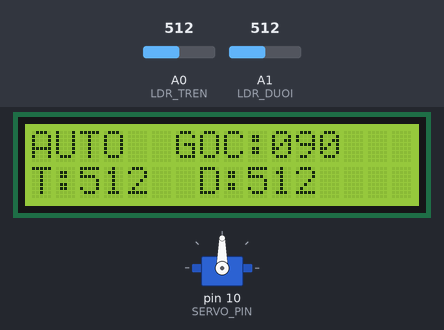
Bench run of a sketch on a simulated Arduino Uno, built with avr-gcc and run on an emulated ATmega328P. On the bench: 16×2 character LCD, servo. Inputs (shaded band) come from the test bench; at power-on: A0 (LDR_TREN) = 512, A1 (LDR_DUOI) = 512. What the sketch prints to the serial monitor is not drawn.

Above: at 2.7 s.
2.8 s: A0 (LDR_TREN) set to 554
At 4.3 s:
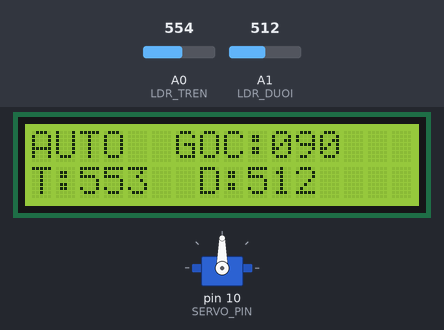
4.6 s: A0 (LDR_TREN) set to 564
At 6.62 s:
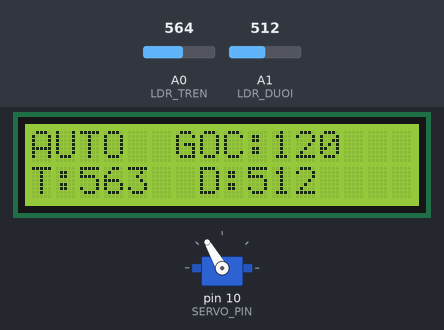
6.8 s: A1 (LDR_DUOI) set to 716
At 9.1 s:
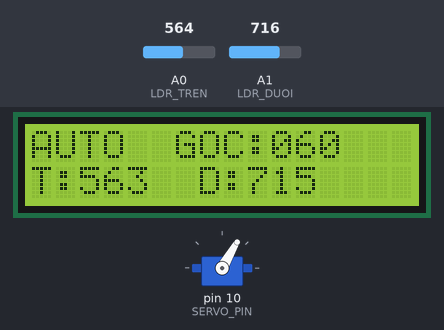
9.8 s: A1 (LDR_DUOI) set to 521
At 11.3 s:
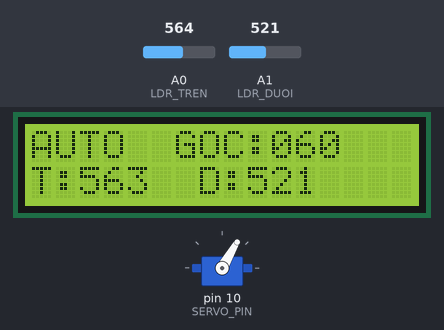
11.8 s: A1 (LDR_DUOI) set to 512
At 11.89 s:
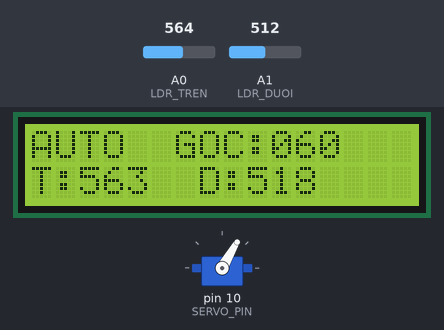
13.3 s: A0 (LDR_TREN) set to 716
At 14.9 s:
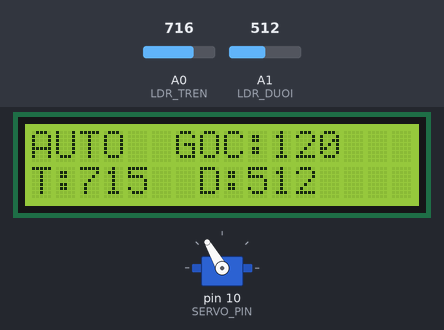
Timing chart, 0 to 16.4 s (numbered marks = the images above; inputs shaded):
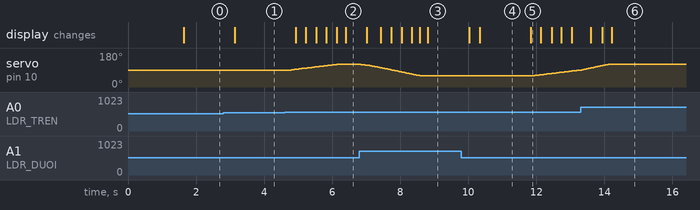

The sketch:

BTL_SoLar-Tracker_Nhom10.ino
```cpp
#include <Wire.h>
#include <DIYables_LCD_I2C.h>
#include <Servo.h>

// ========================================
//       SOLAR TRACKER - ARDUINO UNO
//         2 LDR + SERVO + LCD I2C
// ========================================

// ===== KHAI BAO LCD =====
DIYables_LCD_I2C lcd(0x27, 16, 2);

// ===== KHAI BAO SERVO =====
Servo servoDoc;

// ===== KHAI BAO CHAN =====
const int LDR_TREN = A0;
const int LDR_DUOI = A1;
const int SERVO_PIN = 10;

// ===== CAU HINH GOC =====
int gocServo = 90;

const int GOC_MIN = 60;
const int GOC_MAX = 120;
const int GOC_MAC_DINH = 90;

// Doi thanh -1 neu servo quay nguoc
const int CHIEU_SERVO = 1;

// ===== CAU HINH ANH SANG =====
const int NGUONG_CAN_BANG = 50;

// Nguong bat dau xac dinh troi toi
const int NGUONG_TOI = 50;

// Nguong thoat che do troi toi
// Cao hon nguong toi de tranh nhap nhay
const int NGUONG_SANG_LAI = 80;

// ===== BO LOC CAM BIEN =====
float ldrTrenLoc = 0;
float ldrDuoiLoc = 0;

// He so loc: 0 < ALPHA <= 1
const float ALPHA = 0.25;

// ===== CHU KY HOAT DONG =====
const unsigned long CHU_KY_DOC = 20;
const unsigned long CHU_KY_LCD = 300;
const unsigned long CHU_KY_SERIAL = 500;

// Troi toi lien tuc 5 giay
const unsigned long THOI_GIAN_TOI = 5000;

// ===== BIEN THOI GIAN =====
unsigned long lanDocCuoi = 0;
unsigned long lanServoCuoi = 0;
unsigned long lanLCDCuoi = 0;
unsigned long lanSerialCuoi = 0;
unsigned long batDauToi = 0;

// ===== BIEN TRANG THAI =====
int huongDiChuyen = 0;
unsigned long thoiGianServo = 25;

bool dangToi = false;
bool cheDoNight = false;

// ========================================
// HAM DOC VA LOC LDR
// ========================================

void capNhatLDR() {
  int tren = analogRead(LDR_TREN);
  int duoi = analogRead(LDR_DUOI);

  ldrTrenLoc += ALPHA * (tren - ldrTrenLoc);
  ldrDuoiLoc += ALPHA * (duoi - ldrDuoiLoc);
}

// ========================================
// HAM KIEM TRA ANH SANG YEU
// ========================================

void kiemTraTroiToi(unsigned long hienTai) {

  int anhSangTB =
    (int)((ldrTrenLoc + ldrDuoiLoc) / 2);

  if (anhSangTB < NGUONG_TOI) {

    if (!dangToi) {
      dangToi = true;
      batDauToi = hienTai;
    }

    if (hienTai - batDauToi >= THOI_GIAN_TOI) {
      cheDoNight = true;
    }

  }
  else if (anhSangTB >= NGUONG_SANG_LAI) {

    dangToi = false;
    cheDoNight = false;
  }
  else {
    // Vung trung gian 50-79
    // Khong xac nhan toi them
    // Neu da vao NIGHT thi tiep tuc giu NIGHT

    if (!cheDoNight) {
      dangToi = false;
    }
  }
}

// ========================================
// HAM XAC DINH HUONG VA TOC DO
// ========================================

void tinhToanDieuKhien() {

  int chenhLech =
    (int)(ldrTrenLoc - ldrDuoiLoc);

  int doLech = abs(chenhLech);

  huongDiChuyen = 0;

  // ===== CHE DO TROI TOI =====
  if (cheDoNight) {

    if (gocServo < GOC_MAC_DINH) {
      huongDiChuyen = 1;
    }
    else if (gocServo > GOC_MAC_DINH) {
      huongDiChuyen = -1;
    }

    thoiGianServo = 25;
    return;
  }

  // ===== ANH SANG YEU =====
  if (dangToi) {
    return;
  }

  int anhSangTB =
    (int)((ldrTrenLoc + ldrDuoiLoc) / 2);

  if (anhSangTB < NGUONG_SANG_LAI) {
    return;
  }

  // ===== VUNG CAN BANG =====
  if (doLech <= NGUONG_CAN_BANG) {
    return;
  }

  // ===== XAC DINH HUONG =====
  if (chenhLech > 0) {
    huongDiChuyen = CHIEU_SERVO;
  }
  else {
    huongDiChuyen = -CHIEU_SERVO;
  }

  // ===== DIEU CHINH TOC DO =====
  if (doLech >= 300) {
    thoiGianServo = 15;  // Nhanh
  }
  else if (doLech >= 150) {
    thoiGianServo = 25;  // Trung binh
  }
  else {
    thoiGianServo = 45;  // Cham, muot
  }
}

// ========================================
// HAM DIEU KHIEN SERVO
// ========================================

void dieuKhienServo(unsigned long hienTai) {

  if (huongDiChuyen == 0) {
    return;
  }

  if (hienTai - lanServoCuoi < thoiGianServo) {
    return;
  }

  lanServoCuoi = hienTai;

  int gocMoi = constrain(
    gocServo + huongDiChuyen,
    GOC_MIN,
    GOC_MAX
  );

  if (gocMoi != gocServo) {

    gocServo = gocMoi;

    servoDoc.write(gocServo);
  }
}

// ========================================
// HAM HIEN THI LCD
// ========================================

void hienThiLCD() {

  // ===== DONG 1 =====
  lcd.setCursor(0, 0);

  if (cheDoNight) {
    lcd.print("NIGHT ");
  }
  else if (dangToi) {
    lcd.print("LOW   ");
  }
  else {
    lcd.print("AUTO  ");
  }

  lcd.print("GOC:");

  if (gocServo < 100) {
    lcd.print("0");
  }

  lcd.print(gocServo);
  lcd.print("  ");

  // ===== DONG 2 =====
  lcd.setCursor(0, 1);

  // Tao chuoi dung 16 ky tu
  char dong2[17];

  snprintf(
    dong2,
    sizeof(dong2),
    "T:%-4d D:%-4d  ",
    (int)ldrTrenLoc,
    (int)ldrDuoiLoc
  );

  lcd.print(dong2);
}

// ========================================
// HAM HIEN THI SERIAL
// ========================================

void hienThiSerial() {

  int chenhLech =
    (int)(ldrTrenLoc - ldrDuoiLoc);

  Serial.print("LDR TREN: ");
  Serial.print((int)ldrTrenLoc);

  Serial.print(" | LDR DUOI: ");
  Serial.print((int)ldrDuoiLoc);

  Serial.print(" | LECH: ");
  Serial.print(chenhLech);

  Serial.print(" | GOC: ");
  Serial.print(gocServo);

  Serial.print(" | TRANG THAI: ");

  if (cheDoNight) {
    Serial.println("NIGHT");
  }
  else if (dangToi) {
    Serial.println("LOW LIGHT");
  }
  else if (huongDiChuyen > 0) {
    Serial.println("TANG GOC");
  }
  else if (huongDiChuyen < 0) {
    Serial.println("GIAM GOC");
  }
  else {
    Serial.println("CAN BANG");
  }
}

// ========================================
// SETUP
// ========================================

void setup() {

  Serial.begin(9600);

  // Khoi tao cam bien
  ldrTrenLoc = analogRead(LDR_TREN);
  ldrDuoiLoc = analogRead(LDR_DUOI);

  // Khoi tao LCD
  lcd.init();
  lcd.backlight();

  lcd.setCursor(0, 0);
  lcd.print("SOLAR TRACKER");

  lcd.setCursor(0, 1);
  lcd.print("SYSTEM START");

  // Khoi tao servo
  servoDoc.attach(SERVO_PIN);
  servoDoc.write(gocServo);

  delay(1500);

  lcd.clear();

  Serial.println("=== SOLAR TRACKER READY ===");
}

// ========================================
// LOOP
// ========================================

void loop() {

  unsigned long hienTai = millis();

  // ===== DOC LDR =====
  if (hienTai - lanDocCuoi >= CHU_KY_DOC) {

    lanDocCuoi = hienTai;

    capNhatLDR();

    kiemTraTroiToi(hienTai);

    tinhToanDieuKhien();
  }

  // ===== DIEU KHIEN SERVO =====
  dieuKhienServo(hienTai);

  // ===== CAP NHAT LCD =====
  if (hienTai - lanLCDCuoi >= CHU_KY_LCD) {

    lanLCDCuoi = hienTai;

    hienThiLCD();
  }

  // ===== SERIAL MONITOR =====
  if (hienTai - lanSerialCuoi >= CHU_KY_SERIAL) {

    lanSerialCuoi = hienTai;

    hienThiSerial();
  }
}
```

Measured:
- the behaviour switches between 563 and 564 on A0 (LDR_TREN) (found by bisection; images 1 and 2)
- after the input at 2.8 s, the display: changes after 0.33 s (image 1)
- after the input at 4.6 s, servo on pin 10 (SERVO_PIN): moves from 90° to 120° over 1.3 s, starting after 0.19 s; the display: first changes after 0.33 s (image 2 shows a later state)
- after the input at 6.8 s, servo on pin 10 (SERVO_PIN): moves from 120° to 60° over 1.7 s, starting at once; the display: first changes after 0.22 s (image 3 shows a later state)
- after the input at 9.8 s, the display: first changes after 0.23 s (image 4 shows a later state)
- after the input at 11.8 s, servo on pin 10 (SERVO_PIN): moves from 60° to 90° over 1.3 s, starting after 0.15 s; the display: changes at once (image 5)
